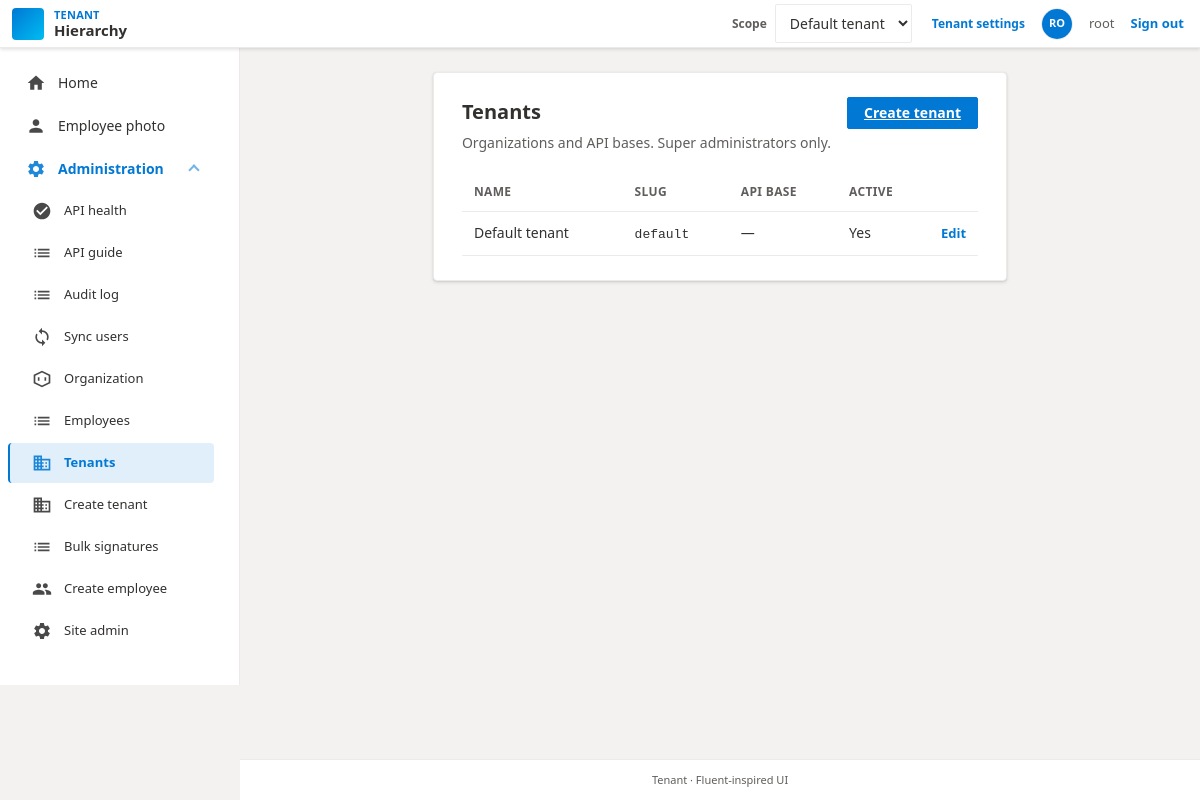
Page /tenants/ (signed in) on the committed database.
### hierarchy/models.py (models this page shows, shortened)
class Tenant(models.Model):
    name = models.CharField(max_length=255)
    slug = models.SlugField(max_length=80, unique=True, db_index=True)
    is_active = models.BooleanField(default=True)
    api_base_url = models.URLField(
        "API base URL",
        max_length=500,
        blank=True,
        help_text="This tenant's backend base (e.g. http://63.183.213.237:1113). "
        "Health checks use {base}/api/health.",
    )
    api_key = models.CharField(
        max_length=255,
        blank=True,
        help_text="Shared secret for machine API clients (GET /api/employees/). "
        "Optional: override in production with env TENANT_API_KEY_<tenant_pk>.",
    )
    api_key_header = models.CharField(
        max_length=64,
        blank=True,
        default="",
        help_text="HTTP header for api_key (default X-Api-Key if empty). "
        "Optional env: TENANT_API_KEY_HEADER_<tenant_pk>.",
    )
    created_at = models.DateTimeField(auto_now_add=True)
    class Meta:
        ordering = ["name"]

### hierarchy/views.py (the view)
# urls.py: path("tenants/", views.tenant_list, name="tenant_list"),
@login_required
def tenant_list(request):
    if not request.user.is_superuser:
        raise PermissionDenied
    qs = Tenant.objects.all()
    st = get_superuser_active_tenant(request)
    if st is not None:
        qs = qs.filter(pk=st.pk)
    tenants = qs.order_by("name")
    return render(
        request,
        "hierarchy/tenant_list.html",
        {"tenants": tenants},
    )

### hierarchy/templates/hierarchy/tenant_list.html (shortened to what this page needs)
{% extends "base.html" %}
{% block content %}
<div class="d365-card d365-card--wide">
  <div class="d365-card__header-row">
    <div>
      <h1>Tenants</h1>
      <p class="d365-card__subtitle">Organizations and API bases. Super administrators only.</p>
    </div>
    <a href="{% url 'hierarchy:tenant_create' %}" class="d365-btn d365-btn--primary">Create tenant</a>
  </div>
  {% if not tenants %}
    <p class="d365-empty">No tenants yet. <a href="{% url 'hierarchy:tenant_create' %}">Create one</a>.</p>
  {% else %}
    <div class="d365-table-wrap">
      <table class="d365-table">
        <thead>
          <tr>
            <th scope="col">Name</th>
            <th scope="col">Slug</th>
            <th scope="col">API base</th>
            <th scope="col">Active</th>
            <th scope="col"><span class="d365-visually-hidden">Actions</span></th>
          </tr>
        </thead>
        <tbody>
          {% for t in tenants %}
            <tr>
              <td>{{ t.name }}</td>
              <td><code class="d365-code">{{ t.slug }}</code></td>
              <td>{% if t.api_base_url %}<code class="d365-code">{{ t.api_base_url }}</code>{% else %}—{% endif %}</td>
              <td>{% if t.is_active %}Yes{% else %}No{% endif %}</td>
              <td class="d365-table__actions">
                <a href="{% url 'hierarchy:tenant_edit' t.pk %}" class="d365-link">Edit</a>
              </td>
            </tr>
          {% endfor %}
        </tbody>
      </table>
    </div>
  {% endif %}
</div>
{% endblock %}

### templates/base.html (shortened to what this page needs)
{% load static %}
<!DOCTYPE html>
<html lang="en">
<head>
  <link rel="stylesheet" href="{% static 'css/dynamics-theme.css' %}">
  <link rel="stylesheet" href="{% static 'vendor/tom-select/tom-select.default.min.css' %}">
  <link rel="stylesheet" href="{% static 'css/tom-select-d365.css' %}">
</head>
<body class="d365-shell">
  <div class="d365-layout">
    <header class="d365-app-bar" role="banner">
      <div class="d365-app-bar__start">
        <a class="d365-app-bar__brand" href="{% url 'hierarchy:index' %}">
          <span class="d365-app-bar__logo" aria-hidden="true"></span>
          <span class="d365-app-bar__titles">
            <span class="d365-app-bar__product">Tenant</span>
            <span class="d365-app-bar__app-name">Hierarchy</span>
          </span>
        </a>
      </div>
      <span class="d365-app-bar__env d365-app-bar__actions">
        {% block app_bar_extra %}
          {% if user.is_authenticated %}
            {% if user.is_superuser %}
            <form method="post" action="{% url 'hierarchy:tenant_switch' %}" class="d365-tenant-switch">
              <label class="d365-tenant-switch__label" for="id-app-tenant-scope">Scope</label>
              <select name="tenant" id="id-app-tenant-scope" class="d365-select d365-select--compact" aria-label="Choose tenant scope" data-no-searchable-select="1" onchange="this.form.submit()">
                {% for t in tenant_switch_choices %}
                  <option value="{{ t.pk }}" {% if active_tenant and active_tenant.pk == t.pk %}selected{% endif %}>{{ t.name }}{% if not t.is_active %} (inactive){% endif %}</option>
                {% endfor %}
              </select>
            </form>
            {% if active_tenant %}
            <a href="{% url 'hierarchy:tenant_edit' active_tenant.pk %}" class="d365-link d365-link--compact">Tenant settings</a>
            {% endif %}
            {% endif %}
            <a href="{% url 'hierarchy:employee_photo' %}" class="d365-app-bar__avatar" title="Employee photo" aria-label="Employee photo">
              {% if employee_photo_url %}
                <img src="{{ employee_photo_url }}" alt="" class="d365-app-bar__avatar-img" width="32" height="32">
              {% else %}
                <span class="d365-app-bar__avatar-initials">{{ avatar_initials }}</span>
              {% endif %}
            </a>
            <span class="d365-app-bar__user">{{ user.get_username }}</span>
            <a class="d365-link" href="{% url 'logout' %}">Sign out</a>
          {% else %}
            <a class="d365-link" href="{% url 'login' %}">Sign in</a>
          {% endif %}
        {% endblock %}
      </span>
    </header>
    <div class="d365-body">
      <div class="d365-nav-host" id="d365-nav-host">
        <aside class="d365-side-nav" id="d365-side-nav" aria-label="Main navigation">
          <div class="d365-side-nav__inner">
            {% block side_nav %}
            <nav class="d365-side-nav__nav">
              <ul class="d365-nav-list">
                <li>
                  <a href="{% url 'hierarchy:index' %}" class="d365-nav-link{% if request.resolver_match.namespace == 'hierarchy' and request.resolver_match.url_name == 'index' %} is-active{% endif %}">
                    <span class="d365-nav-link__icon" aria-hidden="true"></span>
                    <span class="d365-nav-link__text">Home</span>
                  </a>
                </li>
                {% if user.is_authenticated %}
                <li>
                  <a href="{% url 'hierarchy:employee_photo' %}" class="d365-nav-link{% if request.resolver_match.url_name == 'employee_photo' %} is-active{% endif %}">
                    <span class="d365-nav-link__icon d365-nav-link__icon--person" aria-hidden="true"></span>
                    <span class="d365-nav-link__text">Employee photo</span>
                  </a>
                </li>
                {% endif %}
                {% if user.is_staff %}
                {% with u=request.resolver_match.url_name %}
                <li class="d365-nav-group">
                  <details class="d365-nav-details{% if request.resolver_match.namespace == 'admin' or u == 'api_health_test' or u == 'api_guide' or u == 'audit_log_list' or u == 'user_sync' or u == 'organization_overview' or u == 'org_unit_list' or u == 'org_unit_create' or u == 'org_unit_edit' or u == 'position_list' or u == 'position_create' or u == 'position_detail' or u == 'position_edit' or u == 'position_assignment_delete' or u == 'employee_list' or u == 'employee_edit' or u == 'signature_manage' or u == 'signature_bulk_upload' or u == 'tenant_list' or u == 'tenant_edit' or u == 'tenant_create' or u == 'employee_create' %} d365-nav-details--highlight{% endif %}" {% if request.resolver_match.namespace == 'admin' or u == 'api_health_test' or u == 'api_guide' or u == 'audit_log_list' or u == 'user_sync' or u == 'organization_overview' or u == 'org_unit_list' or u == 'org_unit_create' or u == 'org_unit_edit' or u == 'position_list' or u == 'position_create' or u == 'position_detail' or u == 'position_edit' or u == 'position_assignment_delete' or u == 'employee_list' or u == 'employee_edit' or u == 'signature_manage' or u == 'signature_bulk_upload' or u == 'tenant_list' or u == 'tenant_edit' or u == 'tenant_create' or u == 'employee_create' %}open{% endif %}>
                    <summary class="d365-nav-details__summary">
                      <span class="d365-nav-details__summary-main">
                        <span class="d365-nav-link__icon d365-nav-link__icon--gear" aria-hidden="true"></span>
                        <span class="d365-nav-details__title">Administration</span>
                      </span>
                      <span class="d365-nav-details__chevron" aria-hidden="true"></span>
                    </summary>
                    <ul class="d365-nav-list d365-nav-list--nested">
                      <li>
                        <a href="{% url 'hierarchy:api_health_test' %}" class="d365-nav-link{% if u == 'api_health_test' %} is-active{% endif %}">
                          <span class="d365-nav-link__icon d365-nav-link__icon--health" aria-hidden="true"></span>
                          <span class="d365-nav-link__text">API health</span>
                        </a>
                      </li>
                      <li>
                        <a href="{% url 'hierarchy:api_guide' %}" class="d365-nav-link{% if u == 'api_guide' %} is-active{% endif %}">
                          <span class="d365-nav-link__icon d365-nav-link__icon--list" aria-hidden="true"></span>
                          <span class="d365-nav-link__text">API guide</span>
                        </a>
                      </li>
                      <li>
                        <a href="{% url 'hierarchy:audit_log_list' %}" class="d365-nav-link{% if u == 'audit_log_list' %} is-active{% endif %}">
                          <span class="d365-nav-link__icon d365-nav-link__icon--list" aria-hidden="true"></span>
                          <span class="d365-nav-link__text">Audit log</span>
                        </a>
                      </li>
                      <li>
                        <a href="{% url 'hierarchy:user_sync' %}" class="d365-nav-link{% if u == 'user_sync' %} is-active{% endif %}">
                          <span class="d365-nav-link__icon d365-nav-link__icon--sync" aria-hidden="true"></span>
                          <span class="d365-nav-link__text">Sync users</span>
                        </a>
                      </li>
                      <li>
                        <a href="{% url 'hierarchy:organization_overview' %}" class="d365-nav-link">
                          <span class="d365-nav-link__icon d365-nav-link__icon--structure" aria-hidden="true"></span>
                          <span class="d365-nav-link__text">Organization</span>
                        </a>
                      </li>
                      <li>
                        <a href="{% url 'hierarchy:employee_list' %}" class="d365-nav-link{% if u == 'employee_list' or u == 'employee_edit' or u == 'signature_manage' or u == 'signature_bulk_upload' %} is-active{% endif %}">
                          <span class="d365-nav-link__icon d365-nav-link__icon--list" aria-hidden="true"></span>
                          <span class="d365-nav-link__text">Employees</span>
                        </a>
                      </li>
                      {% if user.is_superuser %}
                      <li>
                        <a href="{% url 'hierarchy:tenant_list' %}" class="d365-nav-link{% if u == 'tenant_list' or u == 'tenant_edit' %} is-active{% endif %}">
                          <span class="d365-nav-link__icon d365-nav-link__icon--building" aria-hidden="true"></span>
                          <span class="d365-nav-link__text">Tenants</span>
                        </a>
                      </li>
                      <li>
                        <a href="{% url 'hierarchy:tenant_create' %}" class="d365-nav-link{% if u == 'tenant_create' %} is-active{% endif %}">
                          <span class="d365-nav-link__icon d365-nav-link__icon--building" aria-hidden="true"></span>
                          <span class="d365-nav-link__text">Create tenant</span>
                        </a>
                      </li>
                      {% endif %}
                      <li>
                        <a href="{% url 'hierarchy:signature_bulk_upload' %}" class="d365-nav-link{% if u == 'signature_bulk_upload' %} is-active{% endif %}">
                          <span class="d365-nav-link__icon d365-nav-link__icon--list" aria-hidden="true"></span>
                          <span class="d365-nav-link__text">Bulk signatures</span>
                        </a>
                      </li>
                      <li>
                        <a href="{% url 'hierarchy:employee_create' %}" class="d365-nav-link{% if u == 'employee_create' %} is-active{% endif %}">
                          <span class="d365-nav-link__icon d365-nav-link__icon--people" aria-hidden="true"></span>
                          <span class="d365-nav-link__text">Create employee</span>
                        </a>
                      </li>
                      <li>
                        <a href="{% url 'admin:index' %}" class="d365-nav-link{% if request.resolver_match.namespace == 'admin' %} is-active{% endif %}">
                          <span class="d365-nav-link__icon d365-nav-link__icon--gear" aria-hidden="true"></span>
                          <span class="d365-nav-link__text">Site admin</span>
                        </a>
                      </li>
                    </ul>
                  </details>
                </li>
                {% endwith %}
                {% endif %}
              </ul>
            </nav>
            {% endblock %}
          </div>
        </aside>
      </div>
      <div class="d365-content">
        <main class="d365-main" id="main" role="main">
          {% block content %}{% endblock %}
        </main>
        <footer class="d365-footer" role="contentinfo">
          {% block footer %}Tenant · Fluent-inspired UI{% endblock %}
        </footer>
      </div>
    </div>
  </div>
</body>
</html>

### rows in the picture
Tenant: name "Default tenant", slug "default", is_active "Yes"

### other values in the picture
{{ avatar_initials }} "RO"
{{ user.get_username }} "root"
form field tenant "Default tenant"
